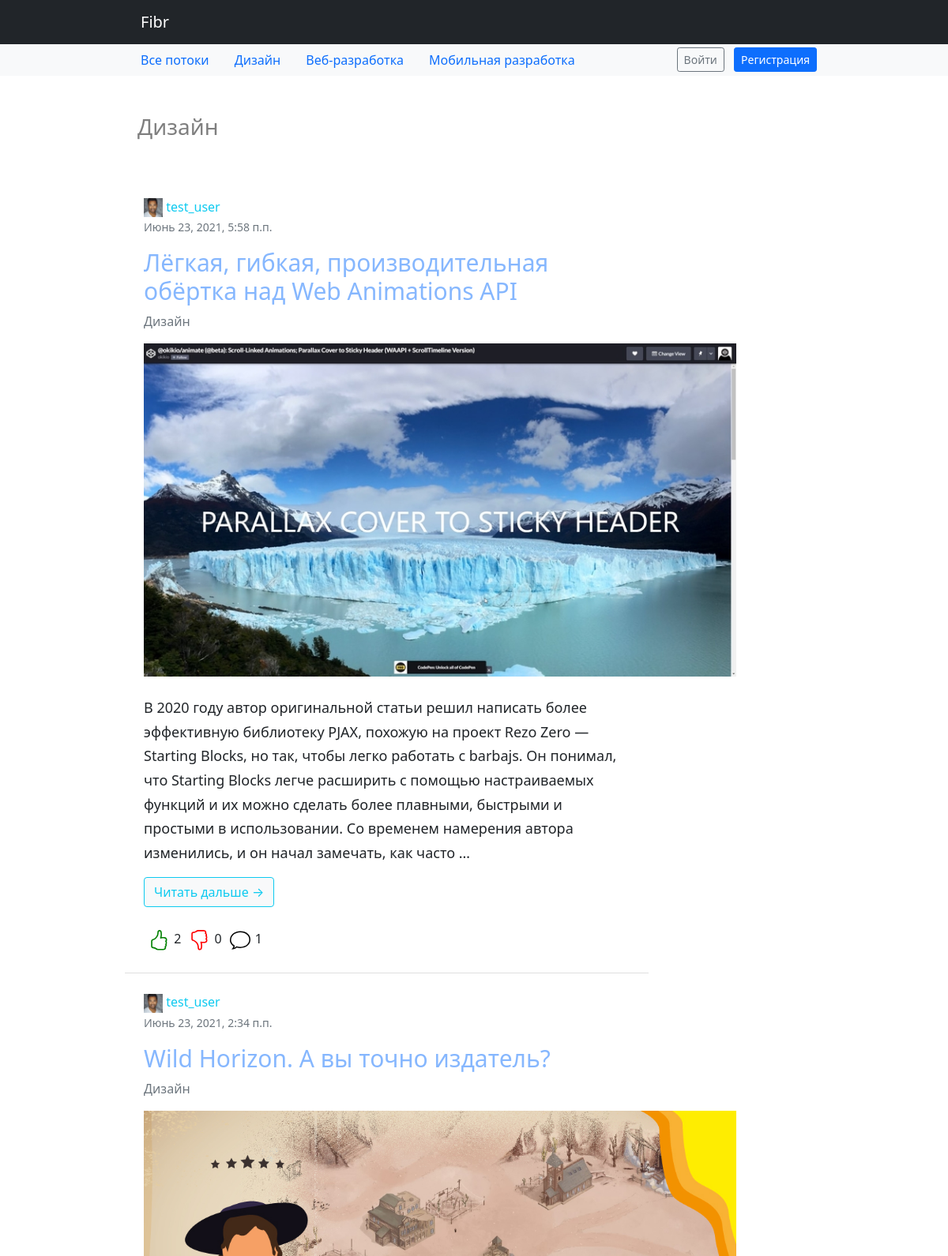
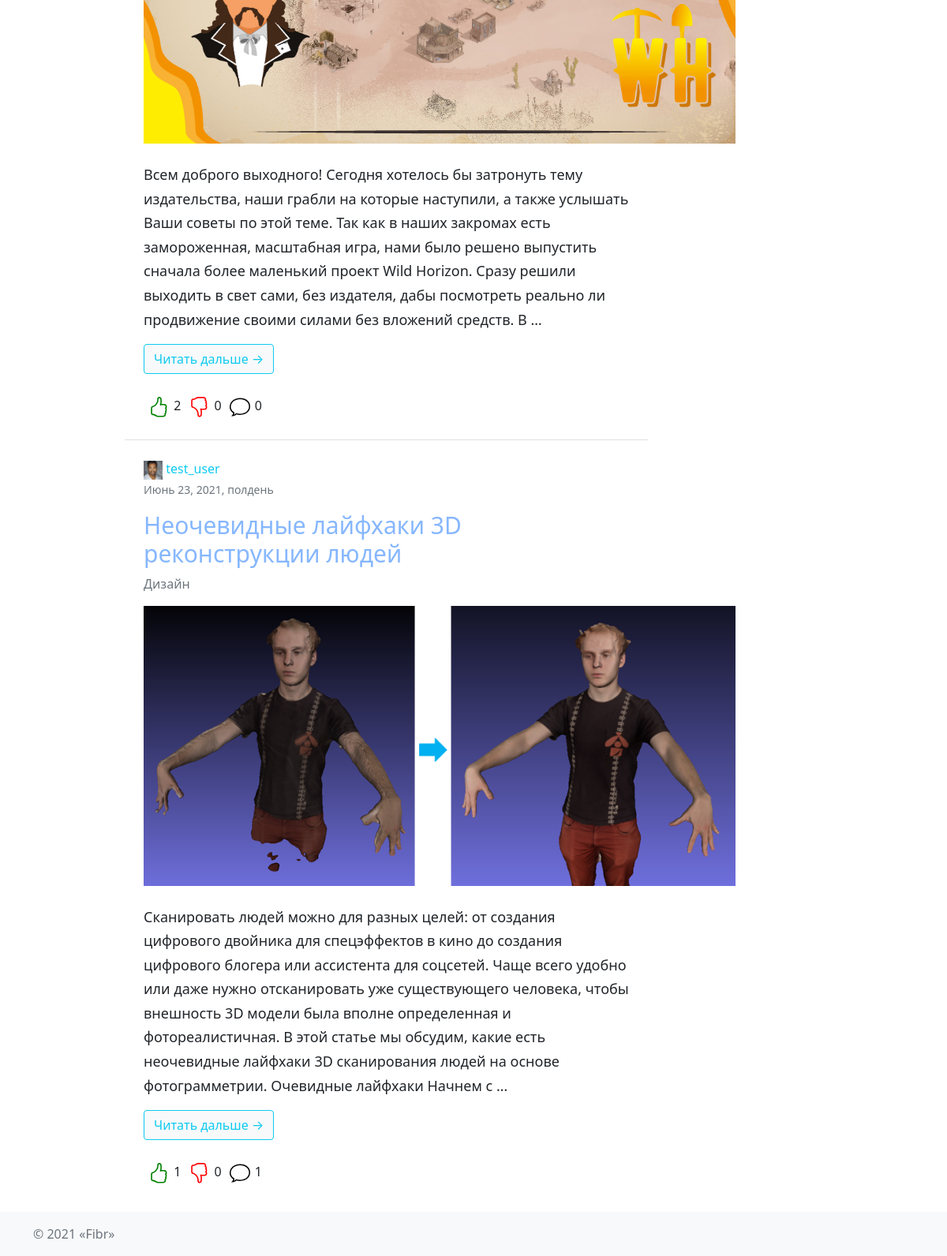
Page /hub/43/ on the committed database (2 pictures, top to bottom).
### hub/models.py (models this page shows)
class Topic(models.Model):
    name = models.CharField(max_length=64)
    short_description = models.TextField(blank=True)
    class Meta:
        verbose_name = 'Тематика'
        verbose_name_plural = 'Тематики'
    def __str__(self):
        return self.name

### article/models.py (models this page shows, shortened)
class Article(models.Model):
    user = models.ForeignKey(User, on_delete=models.CASCADE)
    topic = models.ForeignKey(Topic, on_delete=models.CASCADE, verbose_name='Раздел')
    title = models.CharField(max_length=64, unique=True, verbose_name='Название')
    content = models.TextField(blank=True, verbose_name='Статья')
    image = models.ImageField(upload_to='article_images', blank=True, verbose_name='Фото')
    is_active = models.BooleanField(default=True, verbose_name='Активна', db_index=True)
    is_published = models.BooleanField(default=False, verbose_name='Опубликовать', db_index=True)
    is_moderated = models.BooleanField(default=False, verbose_name='На модерацию', db_index=True)
    created_at = models.DateTimeField(auto_now_add=True)
    updated_at = models.DateTimeField(auto_now=True)
    moderate_comment = models.TextField(blank=True, verbose_name='Замечания модератора')
    class Meta:
        verbose_name = 'Статья'
        verbose_name_plural = 'Статьи'
    @staticmethod
    def get_articles():
        return Article.objects.filter(is_active=True, is_published=True)
    @staticmethod
    def get_moderated_articles():
        return Article.objects.filter(is_active=True, is_moderated=True)
    def get_total_likes(self):
        likes = Like.objects.filter(article=self, is_liked=True, is_for_comment=False)
        return len(likes)
    def get_total_dislikes(self):
        likes = Like.objects.filter(article=self, is_disliked=True, is_for_comment=False)
        return len(likes)
    def get_total_comments(self):
        comments = Comment.objects.filter(article=self, is_for_comment=False)
        return len(comments)

### authapp/models.py (models this page shows, shortened)
class User(AbstractUser):
    image = models.ImageField(upload_to='users_avatars', blank=True, default='users_avatars/default.jpg')
    birthday = models.DateField(blank=True, null=True)
    is_moderator = models.BooleanField(default=False)
    def __str__(self):
        return self.username

### hub/views.py (the view)
# urls.py: path('<int:pk>/', hub.TopicView.as_view(), name='topic')
class TopicView(DetailView):
    model = Topic
    template_name = 'hub/hub.html'
    def get_context_data(self, **kwargs):
        context = super().get_context_data(**kwargs)
        context['articles'] = Article.get_articles().filter(topic=self.kwargs.get('pk')).order_by('-created_at')
        return context

### context_processor.py (called while the page is built)
def topic_list(request):
    return {"topic_list": Topic.objects.all()}

def moderated_article_count(self):
    return {'moderated_articles_count': Article.get_moderated_articles().count()}

### hub/templates/hub/hub.html (shortened to what this page needs)
{% extends 'hub/base.html' %}
{% load static %}
{% block content %}
<section>
    <div class="container w-75 p-2">
        <ul class="list-group list-group-flush w-75">
            {% for article in articles %}
            <li class="list-group-item p-4">
                <div class="row">
                    <header class="accordion-header">
                        <a href="{% url 'auth:user_info' article.user.pk %}" class="text-info" title="Автор публикации" style="text-decoration: none;">
                            <img src="{{ article.user.image.url }}" width="24" height="24" class="img-fluid" alt="img">
                            <span class="text">{{ article.user }}</span>
                        </a>
                        <p class="timelist text-muted"><small> {{ article.created_at }}</small></p>
                    </header>
                    <div class="col-sm-12">
                        <a href="{% url 'article:article' article.pk %}" class="card-title text-decoration-none"
                            style="color: #86b7fe; cursor: pointer">
                            <h1 class="text" style="font-size: 30px;">
                                {{ article.title }}
                            </h1>
                        </a>
                        <p class="text-muted"> {{ article.topic }}
                        </p>
                        <div class="col-sm-4">
                            {% if article.image %}
                            <img src="{{ article.image.url }}" class="img-responsive" alt="img" width="750">
                            {% endif %}
                        </div>
                        <br>
                        <p class="card-text" style="line-height: 1.70;font-size: 18px;overflow-wrap: break-word;">
                            {{ article.content|safe|truncatewords:60 }}</p>
                        <a class="text-decoration-none" href="{% url 'article:article' article.pk %}">
                            <button type="button" class="btn bg-light btn-outline-info"> Читать дальше →
                            </button>
                        </a>
                        <div class="d-flex justify-content-lg-start mt-4">
                            <div class="m-1">
                                {{ article.get_total_likes }}</div>
                            <div class="m-1">
                                {{ article.get_total_dislikes }}</div>
                            <div class="m-1">
                                {{ article.get_total_comments }}</div>
                        </div>
                    </div>
                </div>
            </li>
            {% endfor %}
        </ul>
    </div>
</section>
{% endblock %}

### hub/templates/hub/base.html (shortened to what this page needs)
{% load static %}
<!DOCTYPE html>
<html lang="en">
<head>
    <link href="{% static 'css/header.css' %}" rel="stylesheet"/>
</head>
<body>
{% include 'mainapp/includes/inc_nav_menu.html' %}
<div class="h3 pt-5 px-lg-3 pb-4 text-black-50">
    <div class="container w-75">
        <h3 class="h3"> {{ object.name }} </h3>
    </div>
</div>
{% block content %} {% endblock %}
<footer class="footer mt-auto py-3 bg-light">
    <div class="container">
        <span class="text-muted">© 2021 «Fibr»</span>
    </div>
</footer>
</body>
</html>

### mainapp/templates/mainapp/includes/inc_nav_menu.html (shortened to what this page needs)
<nav class="navbar navbar-expand-lg navbar-dark bg-dark">
    <div class="container w-75">
        <a class="navbar-brand px-lg-3" href="/">Fibr</a>
    </div>
</nav>
<nav id="navbar_top" class="navbar-expand-md navbar-light bg-light">
    <div class="container d-flex justify-content-between w-75">
        <ul class="nav justify-content-center">
            <li class="nav-item">
                <a class="nav-link" href="/">Все потоки</a>
            </li>
            {% for topic in topic_list %}
                <li class="nav-item">
                    <a class="nav-link" href="{% url 'hub:topic' topic.pk %}">
                        {{ topic.name }}
                    </a>
                </li>
            {% endfor %}
        </ul>
        <ul class="nav">
            <li class="nav-item">
                <div class="d-grid gap-2 d-md-block mt-1">
                    {% if user.is_authenticated %}
                        <button class="btn btn-outline-secondary btn-sm my-0 m-1" type="button"
                                onclick="location.href='{% url 'auth:logout' %}'">
                            Выйти
                        </button>
                    {% else %}
                        <button class="btn btn-outline-secondary btn-sm my-0 m-1" type="button"
                                onclick="location.href='{% url 'auth:login' %}'">
                            Войти
                        </button>
                        <button class="btn btn-primary btn-sm my-0 m-1 " type="button"
                                onclick="location.href='{% url 'auth:register' %}'">Регистрация
                        </button>
                    {% endif %}
                </div>
            </li>
        </ul>
    </div>
</nav>

### rows in the picture
Topic: name "Дизайн"
Topic: name "Веб-разработка"
Topic: name "Мобильная разработка"
Article: user.image (picture), user "test_user", created_at "Июнь 23, 2021, 5:58 п.п.", title "Лёгкая, гибкая, производительная обёртка над Web Animations API", topic "Дизайн", image (picture), content "В 2020 году автор оригинальной статьи решил написать более эффективную библиотеку PJAX, похожую на проект Rezo Zero — Starting Blocks, но так, чтобы легко работать с barbajs. Он понимал, что Starting Blocks легче расширить с помощью настраиваемых функций и их можно сделать более плавными, быстрыми и простыми в использовании. Со временем намерения автора изменились, и он начал замечать, как часто …", get_total_likes "2", get_total_dislikes "0", get_total_comments "1"
Article: user.image (picture), user "test_user", created_at "Июнь 23, 2021, 2:34 п.п.", title "Wild Horizon. А вы точно издатель?", topic "Дизайн", image (picture), content "Всем доброго выходного! Сегодня хотелось бы затронуть тему издательства, наши грабли на которые наступили, а также услышать Ваши советы по этой теме. Так как в наших закромах есть замороженная, масштабная игра, нами было решено выпустить сначала более маленький проект Wild Horizon. Сразу решили выходить в свет сами, без издателя, дабы посмотреть реально ли продвижение своими силами без вложений средств. В …", get_total_likes "2", get_total_dislikes "0", get_total_comments "0"
Article: user.image (picture), user "test_user", created_at "Июнь 23, 2021, полдень", title "Неочевидные лайфхаки 3D реконструкции людей", topic "Дизайн", image (picture), content "Сканировать людей можно для разных целей: от создания цифрового двойника для спецэффектов в кино до создания цифрового блогера или ассистента для соцсетей. Чаще всего удобно или даже нужно отсканировать уже существующего человека, чтобы внешность 3D модели была вполне определенная и фотореалистичная. В этой статье мы обсудим, какие есть неочевидные лайфхаки 3D сканирования людей на основе фотограмметрии. Очевидные лайфхаки Начнем с …", get_total_likes "1", get_total_dislikes "0", get_total_comments "1"
